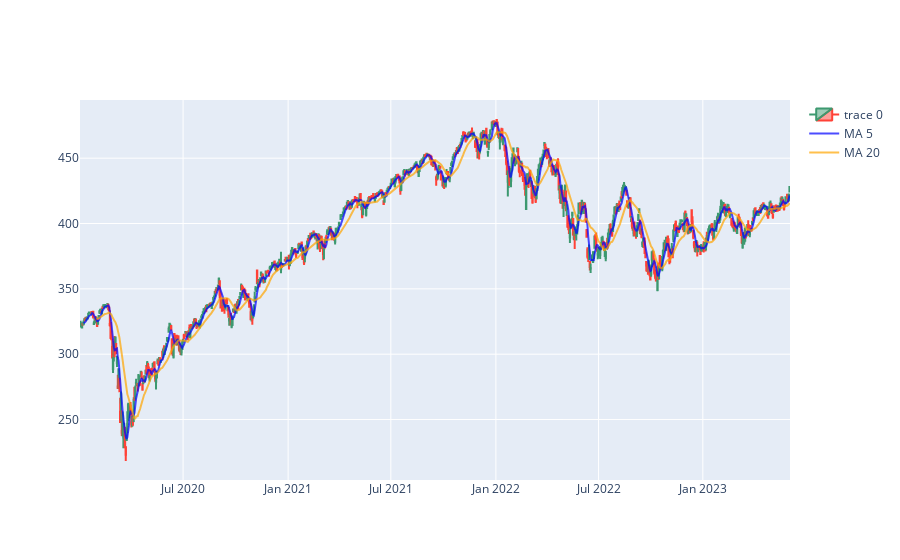

Notebook source saved alongside this figure:
### Code cell
fig.add_trace(go.Scatter(x=df.index, 
                         y=df['MA5'], 
                         opacity=0.7, 
                         line=dict(color='blue', width=2), 
                         name='MA 5'))
fig.add_trace(go.Scatter(x=df.index, 
                         y=df['MA20'], 
                         opacity=0.7, 
                         line=dict(color='orange', width=2), 
                         name='MA 20'))

### Figure 1 — Plotly figure (JSON) as saved in the notebook; plotly's stock layout.template omitted (floating-point values rounded to 4 significant figures; data arrays with more than 128 entries replaced by an {"elided": "..."} marker saying what was removed)
{"data": [{"close": {"elided": "861 float values"}, "high": {"elided": "861 float values"}, "low": {"elided": "861 float values"}, "open": {"elided": "861 float values"}, "type": "candlestick", "x": {"elided": "861 str values"}}, {"line": {"color": "blue", "width": 2}, "name": "MA 5", "opacity": 0.7, "type": "scatter", "x": {"elided": "861 str values"}, "y": {"elided": "861 float values"}}, {"line": {"color": "orange", "width": 2}, "name": "MA 20", "opacity": 0.7, "type": "scatter", "x": {"elided": "861 str values"}, "y": {"elided": "861 float values"}}], "layout": {"xaxis": {"rangebreaks": [{"bounds": ["sat", "mon"], "values": {"elided": "387 str values"}}], "rangeslider": {"visible": false}}}}
